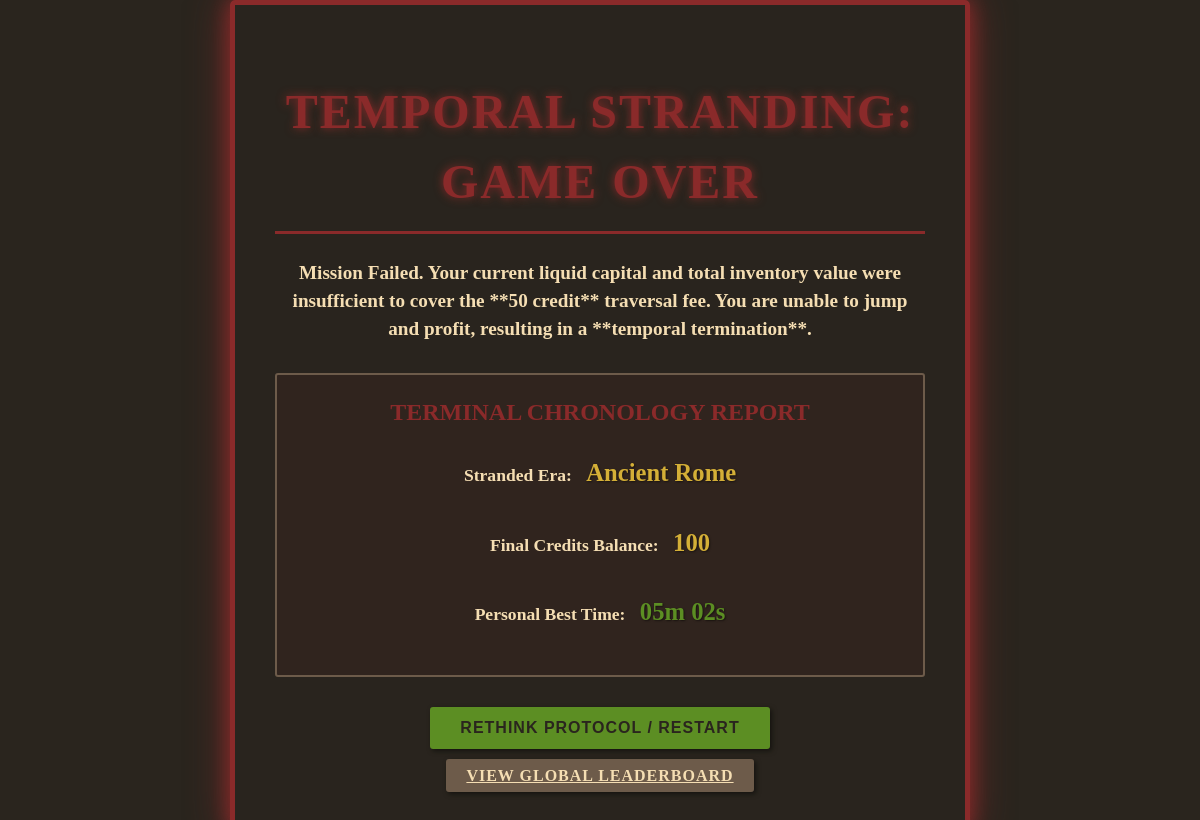
The app's page /game_over/ (signed in), older data.
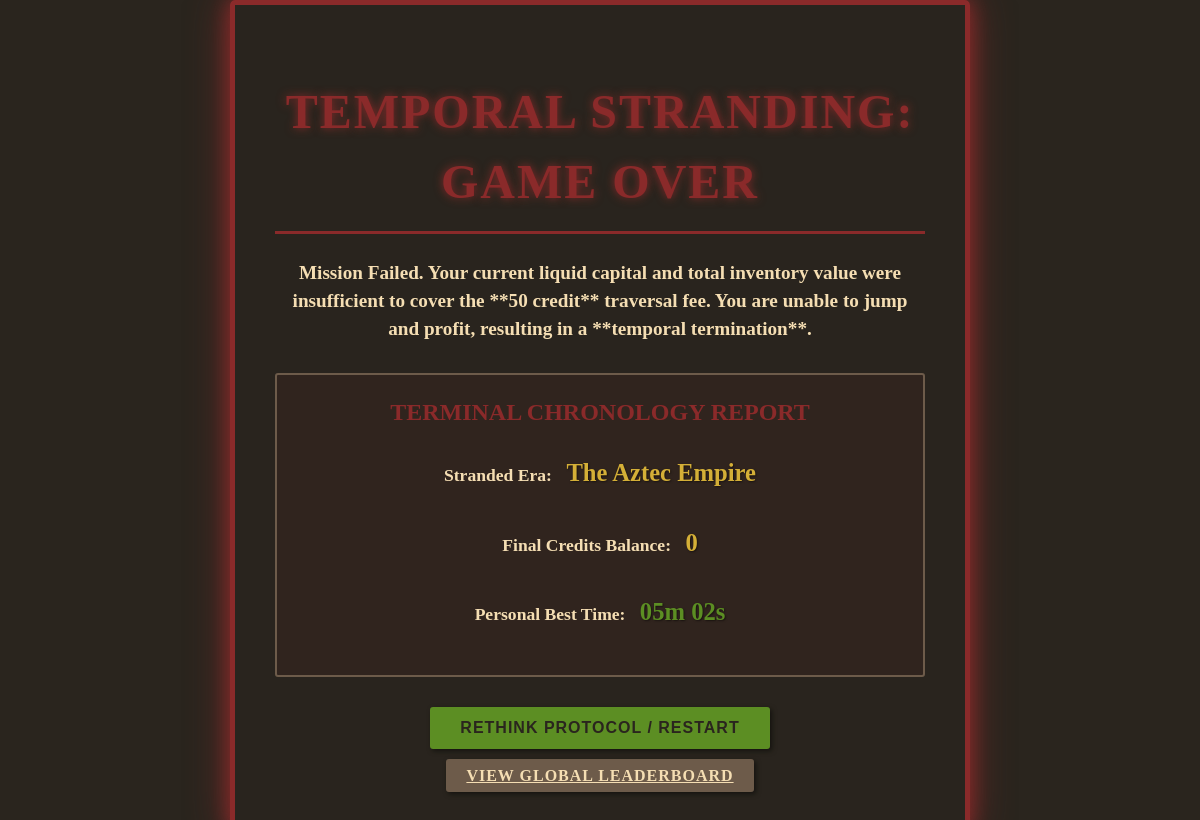
The same page, newer data.
### game_app/models.py (models this page shows, shortened)
class Player(models.Model):
    player_name = models.CharField(max_length=100, unique=True, verbose_name="Trader Identifier", default="ChronoTrader")
    credits = models.IntegerField(default=100)
    current_era_index = models.IntegerField(default=0)
    current_era = models.CharField(max_length=50, default='Stone Age')
    game_start_time = models.DateTimeField(null=True, blank=True)
    best_time_seconds = models.IntegerField(default=0, verbose_name="Personal Best Time (s)")
    current_prices = models.JSONField(default=dict)

### game_app/views.py (the view)
# urls.py: path('game_over/', views.game_over, name='game_over'),
def game_over(request):
    player = get_current_player(request)
    if not player:
        return redirect('game_app:start_game')
    if player.game_start_time:
        player.game_start_time = None
        player.save()
    best_time_friendly = format_time(player.best_time_seconds) if player.best_time_seconds > 0 else "N/A"
    context = {
        'player': player,
        'TIME_JUMP_COST': TIME_JUMP_COST,
        'best_time_friendly': best_time_friendly, # Passing the pre-formatted string
    }
    return render(request, 'game_app/lose_screen.html', context)

### game_app/views.py (called while the page is built)
def format_time(seconds):
    minutes = seconds // 60
    secs = seconds % 60
    return f"{minutes:02d}m {secs:02d}s"

def get_current_player(request):
    player_id = request.session.get('player_id')
    if not player_id:
        return None
    try:
        return Player.objects.get(pk=player_id)
    except Player.DoesNotExist:
        if 'player_id' in request.session:
            del request.session['player_id']
        return None

### game_app/templates/game_app/lose_screen.html (shortened to what this page needs)
{% load static %}
<!DOCTYPE html>
<html lang="en">
<head>
</head>
<body>
    <div class="lose-container">
        <h1>TEMPORAL STRANDING: GAME OVER</h1>
        <p class="message">
            Mission Failed. Your current liquid capital and total inventory value were
            insufficient to cover the **{{ TIME_JUMP_COST }} credit** traversal fee.
            You are unable to jump and profit, resulting in a **temporal termination**.
        </p>
        <div class="stats-box">
            <h2>TERMINAL CHRONOLOGY REPORT</h2>
            <p class="stats-item">
                Stranded Era: <span class="highlight">{{ player.current_era }}</span>
            </p>
            <p class="stats-item">
                Final Credits Balance: <span class="highlight">{{ player.credits }}</span>
            </p>
            <p class="stats-item">
                Personal Best Time: <span class="highlight" style="color: var(--color-success);">{{ best_time_friendly }}</span>
            </p>
        </div>
        <form action="{% url 'game_app:reset_game' %}" method="post">
            <button type="submit" class="btn btn-success">Rethink Protocol / Restart</button>
        </form>
        <div style="margin-top: 15px;">
            <a href="{% url 'game_app:leaderboard_view' %}" class="btn" style="background-color: var(--color-border); color: var(--color-font); padding: 8px 20px;">View Global Leaderboard</a>
        </div>
    </div>
</body>
</html>

Row changes from the older to the newer data that the page shows:
changed Player: current_era "Ancient Rome" → "The Aztec Empire"; credits "100" → "0"
